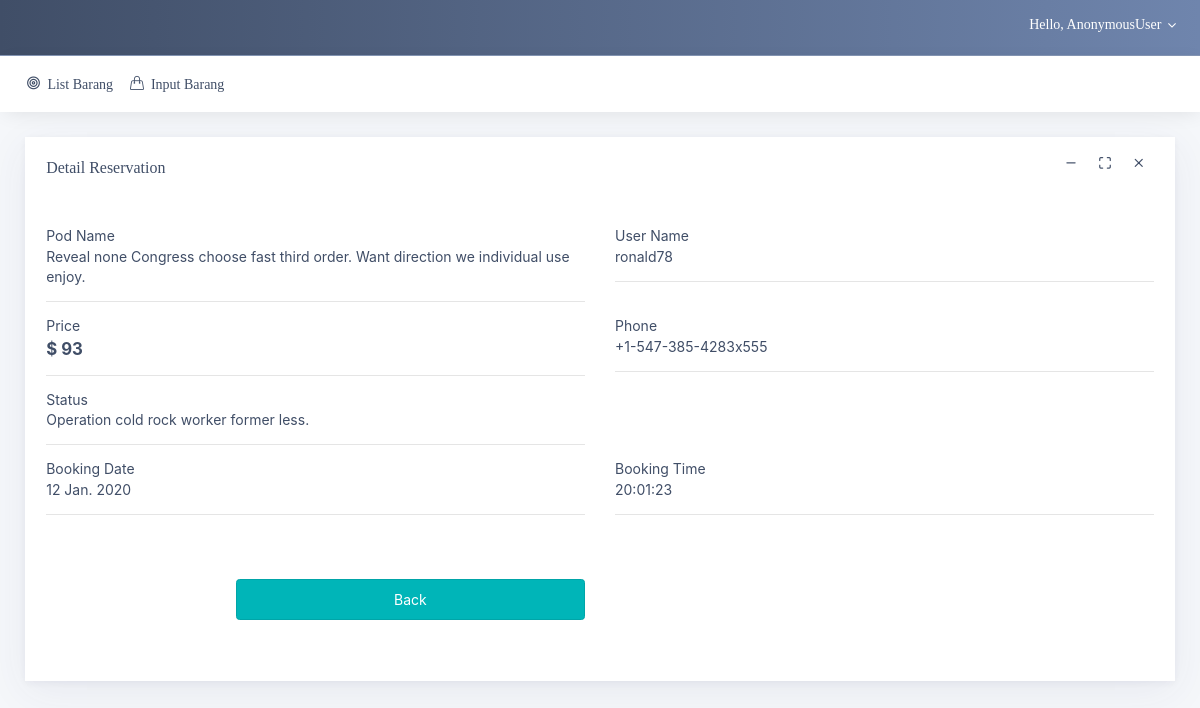
The app's page /home/detail/2 with its own data.
### home/models.py (models this page shows, shortened)
class Reservation(models.Model):
	podName 	= models.CharField(max_length=100)
	userName 	= models.CharField(max_length=100)
	phone 		= models.CharField(max_length=20,blank=True)
	status 		= models.CharField(max_length=50)
	price 		= models.IntegerField()
	bookingTime = models.DateTimeField()
	create 		= models.DateTimeField(default=timezone.now)
	update 		= models.DateTimeField(default=timezone.now)

### home/views.py (the view)
# urls.py: path('detail/<int:pk>',views.detail, name="detail"),
def detail(request,*args,**kwargs):
	detailid = kwargs.get('pk')
	data = Reservation.objects.filter(pk=detailid)
	context = {
		'title': 'Detail Reservation',
		'details' : data,
	}
	return render(request, 'detail.html', context)

### home/templates/detail.html (shortened to what this page needs)
{% extends "layout/bases.html" %}
{% block content %}
<div class="card">
	<div class="card-header">
		<h5>Detail Reservation
		</h5>
		<div class="heading-elements">
			<ul class="list-inline mb-0">
				<li><a data-action="collapse"><i class="ft-minus"></i></a></li>
				<li><a data-action="expand"><i class="ft-maximize"></i></a></li>
				<li><a data-action="close"><i class="ft-x"></i></a></li>
			</ul>
		</div>
	</div>
	<div class="card-content">
		<div class="card-body">
			{% for detail in details %}
			<div class="row">
				<div class="col-sm-6">
					<div class="stat">
						<div class="name"> Pod Name</div>
						<div class="value"> {{detail.podName}}</div>
					</div>
					<hr>
				</div>
				<div class="col-sm-6 stat-col">
					<div class="stat">
						<div class="name"> User Name</div>
						<div class="value"> {{detail.userName}}</div>
					</div>
					<hr>
				</div>
				<div class="col-sm-6 stat-col">
					<div class="stat">
						<div class="name">Price</div>
						<div class="value font-medium-2 font-weight-bold"> $ {{detail.price}}</div>
					</div>
					<hr>
				</div>
				<div class="col-sm-6 stat-col">
					<div class="stat">
						<div class="name"> Phone</div>
						<div class="value"> {{detail.phone}}</div>
					</div>
					<hr>
				</div>
				<div class="col-sm-6 stat-col">
					<div class="stat">
						<div class="name"> Status</div>
						<div class="value"> {{detail.status}}</div>
					</div>
					<hr>
				</div>
				<div class="col-sm-6 stat-col">
				</div>
				<div class="col-sm-6 stat-col">
					<div class="stat">
						<div class="name"> Booking Date</div>
						<div class="value"> {{detail.bookingTime|date:"d N Y"}}</div>
					</div>
					<hr>
				</div>
				<div class="col-sm-6 stat-col">
					<div class="stat">
						<div class="name"> Booking Time</div>
						<div class="value"> {{detail.bookingTime|date:"H:m:s"}}</div>
					</div>
					<hr>
				</div>
			</div>
			{% endfor %}
			<div class="form-group row" style="margin-top:50px;">
				<label class="col-md-2 col-form-label" for="pay_cat"></label>
				<div class="col-md-4">
					<a href="{% url 'home:index' %}" class="btn btn-primary btn-md btn-block"> Back </a>
				</div>
			</div>
		</div>
	</div>
</div>
{% endblock content %}

### records on screen
Reservation: podName "Reveal none Congress choose fast third order. Want direction we individual use enjoy.", userName "ronald78", price "93", phone "+1-547-385-4283x555", status "Operation cold rock worker former less.", bookingTime "12 Jan. 2020", bookingTime "20:01:23"

### other values on screen
{{ user }} "AnonymousUser"
